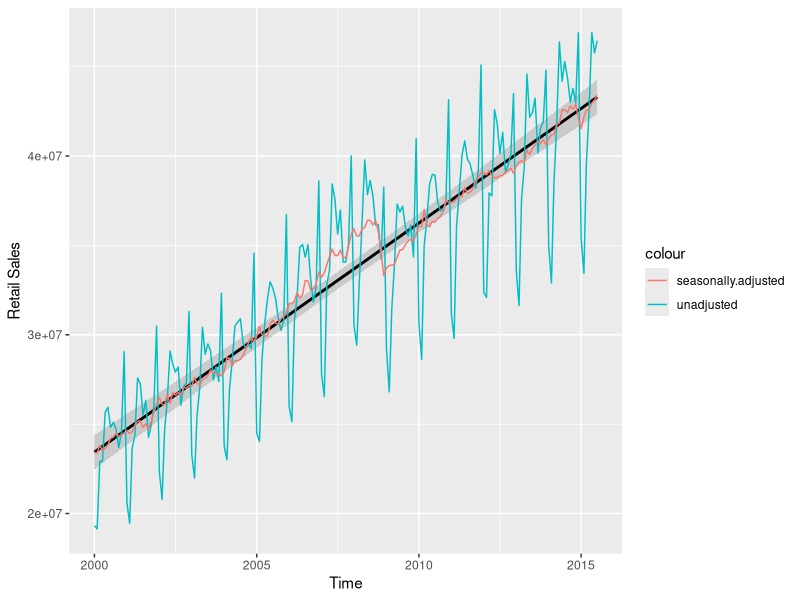
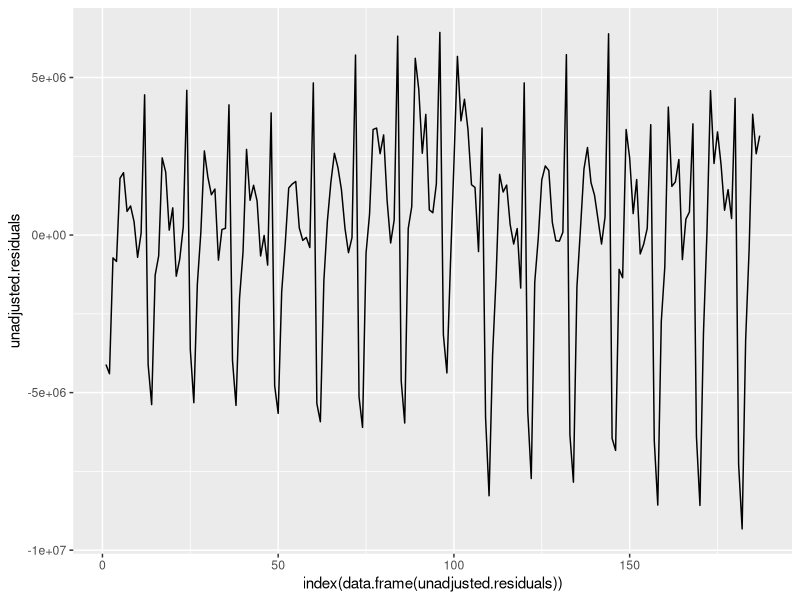
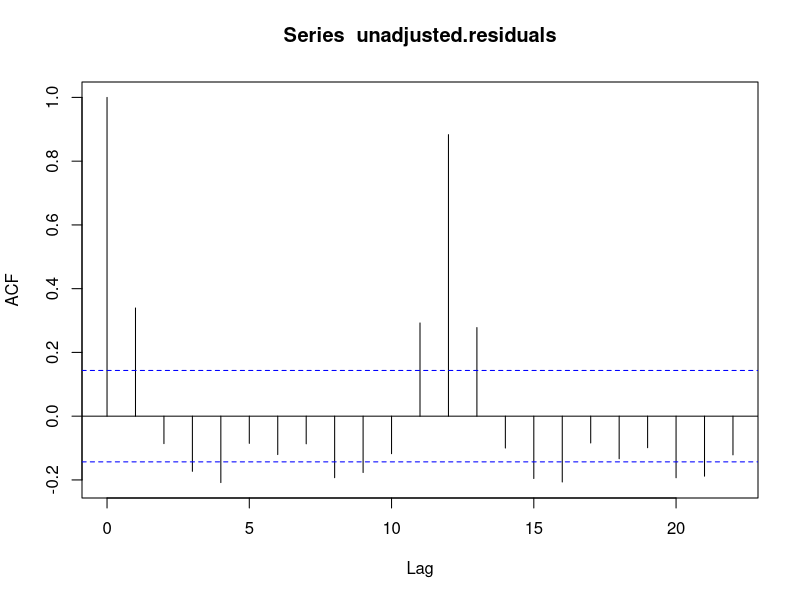

Write the R code that produced these figures, in order.
## ---- chunk 1
library(plyr)
library(dplyr)
library(xts)
library(zoo)
library(ggplot2)
## ---- chunk 2
base.data <- read.csv('./data/cansim__Jan-2000_Jul-2015.csv', header=FALSE)

data <-
  base.data %>%
  select(-V1, -V2, -V3) %>% # Remove the description columns
  slice(5:7) %>%            # Only select row containing data
  t %>% data.frame %>%      # Transpose and cast to data.frame
  rename(adjustments=X1) %>%
  rename(unadjusted=X2) %>%
  rename(seasonally.adjusted=X3) %>%
  mutate(seasonally.adjusted=as.numeric(as.character(seasonally.adjusted))) %>%
  mutate(unadjusted=as.numeric(as.character(unadjusted))) %>%
  mutate(adjustments=as.Date(
                        as.character(x=paste("01-", adjustments, sep="")),
                        format="%d-%b-%Y")
         )# Converts the adjustments. You need to paste a day to be able to convert such format to a date.
  
data.ts <- xts(data, order.by=data$adjustments) # Create a time series object of the data
# data.ts$unadjusted <- as.numeric(as.character(data.ts$unadjusted))
# data.ts$seasonally.adjusted <- as.numeric(as.character(data.ts$seasonally.adjusted))
## ---- chunk 3
g.data.with.regression <-
  ggplot(data, aes(x=adjustments, y=unadjusted, color='unadjusted')) +
  geom_smooth(method='lm', color='black') + geom_line() +
  geom_line(data=data, aes(x=adjustments, y=seasonally.adjusted, color='seasonally.adjusted')) +
  xlab('Time') + ylab('Retail Sales')

g.data.with.regression
## ---- chunk 4
unadjusted.regression <- lm(data$unadjusted~data$adjustments)
## ---- chunk 5
unadjusted.residuals <- residuals(unadjusted.regression)

g.residuals <-
  ggplot(data.frame(unadjusted.residuals)) +
  geom_line(aes(x=index(data.frame(unadjusted.residuals)), y=unadjusted.residuals))

g.residuals
## ---- chunk 6
acf(unadjusted.residuals)
